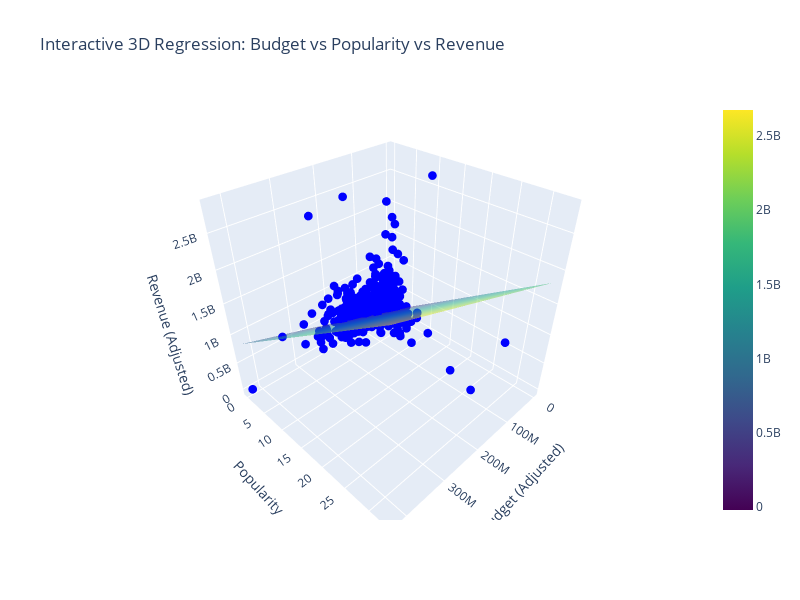

The code cell stored with this chart in its notebook:
### Markdown cell above
Why did we use 3 features instead of just 1?
Real-world outcomes are influenced by multiple factors.
Revenue is not just about how much money you put into a movie. Think about it:
Budget – Bigger budgets often mean better production quality & marketing
Popularity – Reflects public interest, buzz, or hype
Vote average – Reflects how well audiences actually liked the movie

### Code cell
import pandas as pd
import numpy as np
import plotly.graph_objs as go
from sklearn.linear_model import LinearRegression

# Load your dataset (or use existing df)
# df = pd.read_csv('tmdb-movies.csv')  # Already loaded earlier

# Use two features to keep it 3D-visualizable
features = ['budget_adj', 'popularity']
X = df[features]
y = df['revenue_adj']

# Fit regression model
model = LinearRegression()
model.fit(X, y)

# Create a prediction surface
x_range = np.linspace(X['budget_adj'].min(), X['budget_adj'].max(), 30)
y_range = np.linspace(X['popularity'].min(), X['popularity'].max(), 30)
x_surf, y_surf = np.meshgrid(x_range, y_range)
z_pred = model.predict(np.c_[x_surf.ravel(), y_surf.ravel()]).reshape(x_surf.shape)

# Create plotly surface + scatter
scatter = go.Scatter3d(
    x=X['budget_adj'],
    y=X['popularity'],
    z=y,
    mode='markers',
    marker=dict(size=3, color='blue'),
    name='Actual Data'
)

surface = go.Surface(
    x=x_surf,
    y=y_surf,
    z=z_pred,
    colorscale='Viridis',
    opacity=0.5,
    name='Regression Plane'
)

layout = go.Layout(
    title='Interactive 3D Regression: Budget vs Popularity vs Revenue',
    scene=dict(
        xaxis_title='Budget (Adjusted)',
        yaxis_title='Popularity',
        zaxis_title='Revenue (Adjusted)'
    ),
    width=800,
    height=600
)

fig = go.Figure(data=[scatter, surface], layout=layout)
fig.show()

### Figure 1 — Plotly figure (JSON) as saved in the notebook; plotly's stock layout.template omitted (floating-point values rounded to 4 significant figures; data arrays with more than 128 entries replaced by an {"elided": "..."} marker saying what was removed)
{"data": [{"marker": {"color": "blue", "size": 3}, "mode": "markers", "name": "Actual Data", "type": "scatter3d", "x": {"elided": "3854 float values"}, "y": {"elided": "3854 float values"}, "z": {"elided": "3854 float values"}}, {"colorscale": [[0, "#440154"], [0.1111, "#482878"], [0.2222, "#3e4989"], [0.3333, "#31688e"], [0.4444, "#26828e"], [0.5556, "#1f9e89"], [0.6667, "#35b779"], [0.7778, "#6ece58"], [0.8889, "#b5de2b"], [1, "#fde725"]], "name": "Regression Plane", "opacity": 0.5, "type": "surface", "x": {"elided": "30x30 float values"}, "y": {"elided": "30x30 float values"}, "z": {"elided": "30x30 float values"}}], "layout": {"height": 600, "scene": {"xaxis": {"title": {"text": "Budget (Adjusted)"}}, "yaxis": {"title": {"text": "Popularity"}}, "zaxis": {"title": {"text": "Revenue (Adjusted)"}}}, "title": {"text": "Interactive 3D Regression: Budget vs Popularity vs Revenue"}, "width": 800}}
